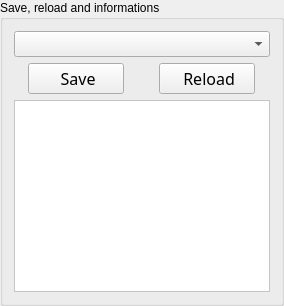
         <widget class="QGroupBox" name="groupBox_3">
          <property name="title">
           <string>Save, reload and informations</string>
          </property>
          <layout class="QVBoxLayout" name="verticalLayout_6">
           <item>
            <widget class="QComboBox" name="choiceBox">
             <property name="sizePolicy">
              <sizepolicy hsizetype="Minimum" vsizetype="Minimum">
               <horstretch>0</horstretch>
               <verstretch>0</verstretch>
              </sizepolicy>
             </property>
             <property name="minimumSize">
              <size>
               <width>79</width>
               <height>0</height>
              </size>
             </property>
             <property name="font">
              <font>
               <family>Noto Sans Cond</family>
               <pointsize>10</pointsize>
               <weight>50</weight>
               <italic>false</italic>
               <bold>false</bold>
              </font>
             </property>
             <property name="focusPolicy">
              <enum>Qt::WheelFocus</enum>
             </property>
             <property name="toolTip">
              <string extracomment="hoho">&lt;html&gt;&lt;head/&gt;&lt;body&gt;&lt;p&gt;&lt;span style=&quot; font-size:11pt;&quot;&gt;Choose the data that should be save or reload.&lt;/span&gt;&lt;/p&gt;&lt;/body&gt;&lt;/html&gt;</string>
             </property>
             <property name="statusTip">
              <string extracomment="heyhey"/>
             </property>
             <property name="whatsThis">
              <string extracomment="heyhey"/>
             </property>
             <property name="accessibleName">
              <string extracomment="heyhey"/>
             </property>
             <property name="accessibleDescription">
              <string extracomment="heyhey"/>
             </property>
             <property name="styleSheet">
              <string notr="true"/>
             </property>
             <property name="sizeAdjustPolicy">
              <enum>QComboBox::AdjustToContents</enum>
             </property>
            </widget>
           </item>
           <item>
            <layout class="QHBoxLayout" name="horizontalLayout_4">
             <item alignment="Qt::AlignHCenter">
              <widget class="QPushButton" name="Save_button">
               <property name="sizePolicy">
                <sizepolicy hsizetype="Minimum" vsizetype="Minimum">
                 <horstretch>0</horstretch>
                 <verstretch>0</verstretch>
                </sizepolicy>
               </property>
               <property name="minimumSize">
                <size>
                 <width>96</width>
                 <height>0</height>
                </size>
               </property>
               <property name="font">
                <font>
                 <family>Noto Sans Cond</family>
                 <pointsize>12</pointsize>
                 <weight>50</weight>
                 <italic>false</italic>
                 <bold>false</bold>
                </font>
               </property>
               <property name="toolTip">
                <string>&lt;html&gt;&lt;head/&gt;&lt;body&gt;&lt;p&gt;&lt;span style=&quot; font-size:11pt;&quot;&gt;Save the selected data.&lt;/span&gt;&lt;/p&gt;&lt;/body&gt;&lt;/html&gt;</string>
               </property>
               <property name="styleSheet">
                <string notr="true"/>
               </property>
               <property name="text">
                <string> Save</string>
               </property>
               <property name="icon">
                <iconset>
                 <normaloff>icons/save_icon.png</normaloff>icons/save_icon.png</iconset>
               </property>
              </widget>
             </item>
             <item alignment="Qt::AlignHCenter">
              <widget class="QPushButton" name="Reload_button">
               <property name="sizePolicy">
                <sizepolicy hsizetype="Minimum" vsizetype="Minimum">
                 <horstretch>0</horstretch>
                 <verstretch>0</verstretch>
                </sizepolicy>
               </property>
               <property name="minimumSize">
                <size>
                 <width>96</width>
                 <height>0</height>
                </size>
               </property>
               <property name="font">
                <font>
                 <family>Noto Sans Cond</family>
                 <pointsize>12</pointsize>
                 <weight>50</weight>
                 <italic>false</italic>
                 <bold>false</bold>
                </font>
               </property>
               <property name="toolTip">
                <string>&lt;html&gt;&lt;head/&gt;&lt;body&gt;&lt;p&gt;&lt;span style=&quot; font-size:11pt;&quot;&gt;Reload the selected data. the latter data will be erased.&lt;/span&gt;&lt;/p&gt;&lt;/body&gt;&lt;/html&gt;</string>
               </property>
               <property name="styleSheet">
                <string notr="true"/>
               </property>
               <property name="text">
                <string> Reload</string>
               </property>
               <property name="icon">
                <iconset>
                 <normaloff>icons/reload_icon.png</normaloff>icons/reload_icon.png</iconset>
               </property>
              </widget>
             </item>
            </layout>
           </item>
           <item>
            <widget class="QTextEdit" name="Info_box">
             <property name="sizePolicy">
              <sizepolicy hsizetype="Minimum" vsizetype="MinimumExpanding">
               <horstretch>0</horstretch>
               <verstretch>0</verstretch>
              </sizepolicy>
             </property>
             <property name="minimumSize">
              <size>
               <width>90</width>
               <height>0</height>
              </size>
             </property>
             <property name="palette">
              <palette>
               <active>
                <colorrole role="WindowText">
                 <brush brushstyle="SolidPattern">
                  <color alpha="255">
                   <red>0</red>
                   <green>0</green>
                   <blue>0</blue>
                  </color>
                 </brush>
                </colorrole>
                <colorrole role="Button">
                 <brush brushstyle="SolidPattern">
                  <color alpha="255">
                   <red>255</red>
                   <green>255</green>
                   <blue>255</blue>
                  </color>
                 </brush>
                </colorrole>
                <colorrole role="Text">
                 <brush brushstyle="SolidPattern">
                  <color alpha="255">
                   <red>0</red>
                   <green>0</green>
                   <blue>0</blue>
                  </color>
                 </brush>
                </colorrole>
                <colorrole role="ButtonText">
                 <brush brushstyle="SolidPattern">
                  <color alpha="255">
                   <red>0</red>
                   <green>0</green>
                   <blue>0</blue>
                  </color>
                 </brush>
                </colorrole>
                <colorrole role="Base">
                 <brush brushstyle="SolidPattern">
                  <color alpha="255">
                   <red>255</red>
                   <green>255</green>
                   <blue>255</blue>
                  </color>
                 </brush>
                </colorrole>
                <colorrole role="Window">
                 <brush brushstyle="SolidPattern">
                  <color alpha="255">
                   <red>255</red>
                   <green>255</green>
                   <blue>255</blue>
                  </color>
                 </brush>
                </colorrole>
               </active>
               <inactive>
                <colorrole role="WindowText">
                 <brush brushstyle="SolidPattern">
                  <color alpha="255">
                   <red>0</red>
                   <green>0</green>
                   <blue>0</blue>
                  </color>
                 </brush>
                </colorrole>
                <colorrole role="Button">
                 <brush brushstyle="SolidPattern">
                  <color alpha="255">
                   <red>255</red>
                   <green>255</green>
                   <blue>255</blue>
                  </color>
                 </brush>
                </colorrole>
                <colorrole role="Text">
                 <brush brushstyle="SolidPattern">
                  <color alpha="255">
                   <red>0</red>
                   <green>0</green>
                   <blue>0</blue>
                  </color>
                 </brush>
                </colorrole>
                <colorrole role="ButtonText">
                 <brush brushstyle="SolidPattern">
                  <color alpha="255">
                   <red>0</red>
                   <green>0</green>
                   <blue>0</blue>
                  </color>
                 </brush>
                </colorrole>
                <colorrole role="Base">
                 <brush brushstyle="SolidPattern">
                  <color alpha="255">
                   <red>255</red>
                   <green>255</green>
                   <blue>255</blue>
                  </color>
                 </brush>
                </colorrole>
                <colorrole role="Window">
                 <brush brushstyle="SolidPattern">
                  <color alpha="255">
                   <red>255</red>
                   <green>255</green>
                   <blue>255</blue>
                  </color>
                 </brush>
                </colorrole>
               </inactive>
               <disabled>
                <colorrole role="WindowText">
                 <brush brushstyle="SolidPattern">
                  <color alpha="255">
                   <red>0</red>
                   <green>0</green>
                   <blue>0</blue>
                  </color>
                 </brush>
                </colorrole>
                <colorrole role="Button">
                 <brush brushstyle="SolidPattern">
                  <color alpha="255">
                   <red>255</red>
                   <green>255</green>
                   <blue>255</blue>
                  </color>
                 </brush>
                </colorrole>
                <colorrole role="Text">
                 <brush brushstyle="SolidPattern">
                  <color alpha="255">
                   <red>0</red>
                   <green>0</green>
                   <blue>0</blue>
                  </color>
                 </brush>
                </colorrole>
                <colorrole role="ButtonText">
                 <brush brushstyle="SolidPattern">
                  <color alpha="255">
                   <red>0</red>
                   <green>0</green>
                   <blue>0</blue>
                  </color>
                 </brush>
                </colorrole>
                <colorrole role="Base">
                 <brush brushstyle="SolidPattern">
                  <color alpha="255">
                   <red>255</red>
                   <green>255</green>
                   <blue>255</blue>
                  </color>
                 </brush>
                </colorrole>
                <colorrole role="Window">
                 <brush brushstyle="SolidPattern">
                  <color alpha="255">
                   <red>255</red>
                   <green>255</green>
                   <blue>255</blue>
                  </color>
                 </brush>
                </colorrole>
               </disabled>
              </palette>
             </property>
             <property name="font">
              <font>
               <family>Noto Sans Cond</family>
               <pointsize>10</pointsize>
               <weight>50</weight>
               <italic>false</italic>
               <bold>false</bold>
              </font>
             </property>
             <property name="styleSheet">
              <string notr="true"/>
             </property>
             <property name="lineWidth">
              <number>2</number>
             </property>
             <property name="midLineWidth">
              <number>1</number>
             </property>
             <property name="readOnly">
              <bool>true</bool>
             </property>
            </widget>
           </item>
          </layout>
         </widget>
